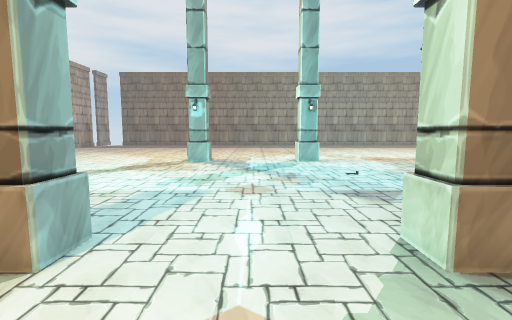
[1] (above)

19 first-person views from a walk through a scene from a Unity 3-D project. The camera is 1.5 m above the floor, tilts 6° down and sees 85° across. The floor is counted in squares, 1 m on a side. Each view is taken from the middle of a square. On the plan, view 1 faces up. The plan holds only what a view shows up to about 14 squares ahead; the rest is blank. The place goes on beyond the plan. The player is left out. Some animated figures are left out.

[2]
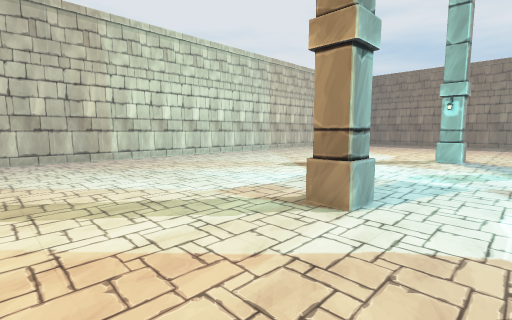

[3]
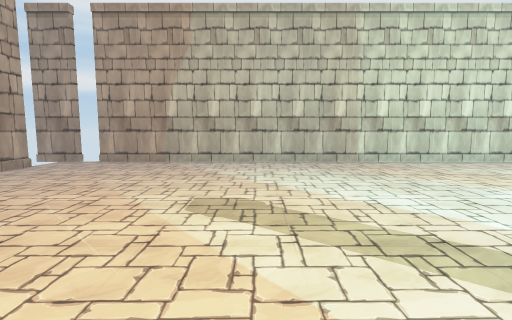

[4]
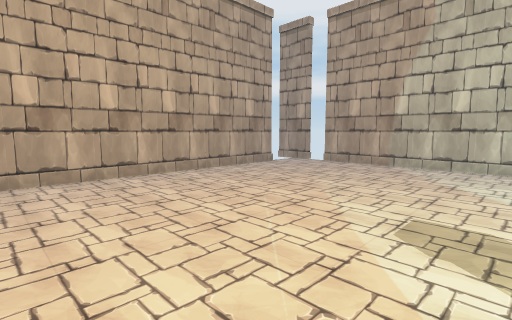

[5]
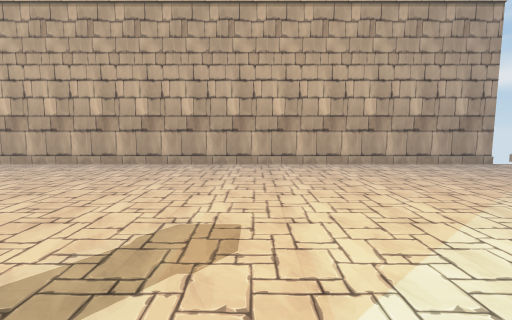

[6]
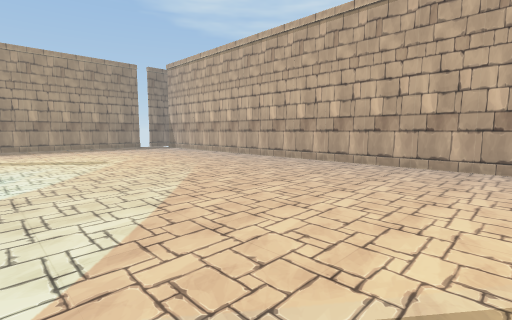

[7]
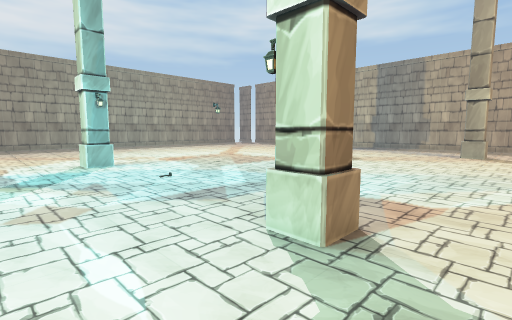

[8]
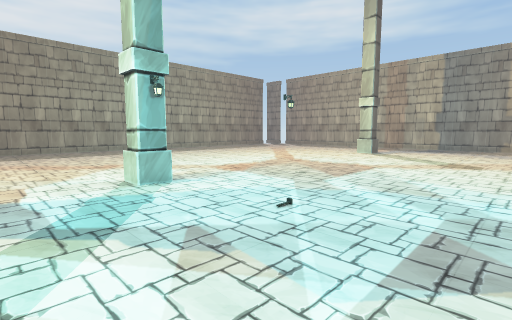

[9]
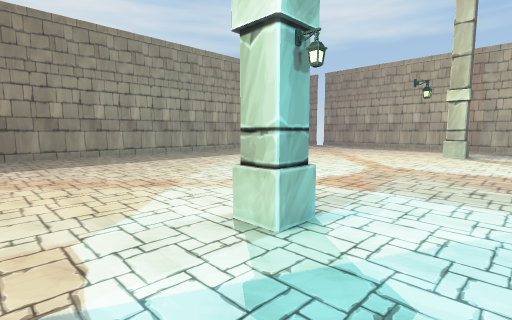

[10]
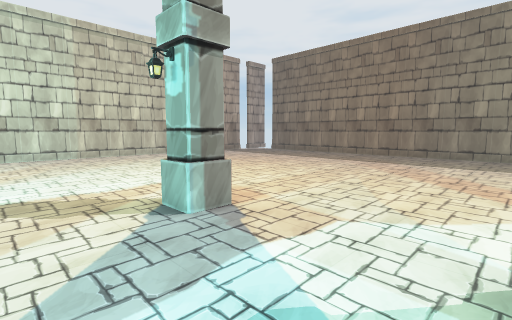

[11]
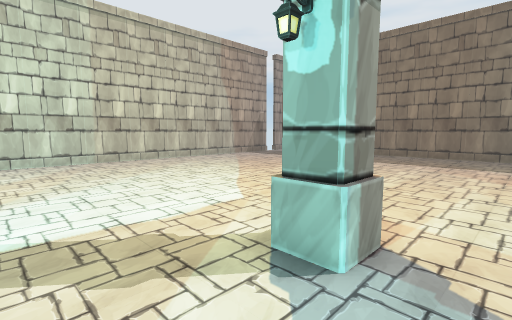

[12]
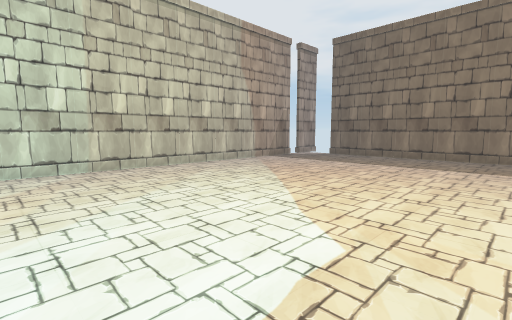

[13]
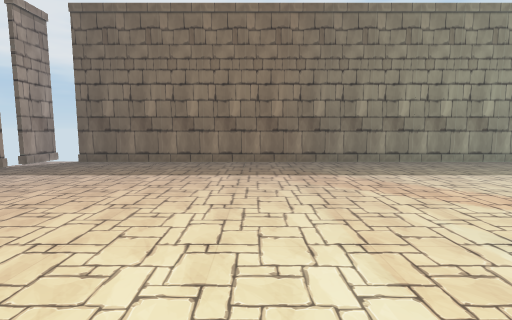

[14]
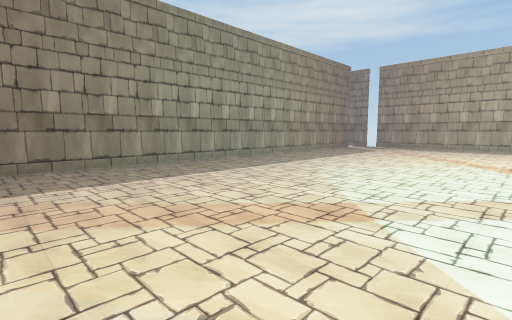

[15]
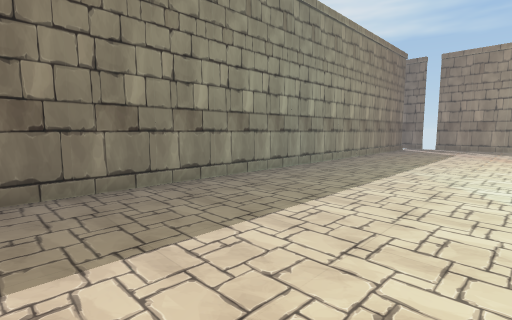

[16]
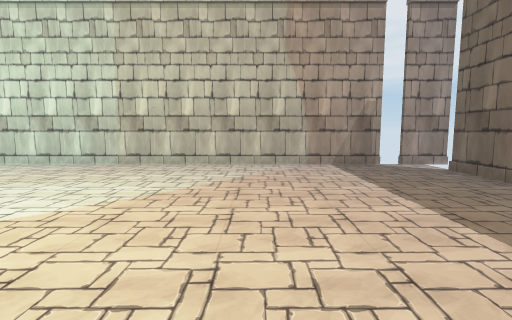

[17]
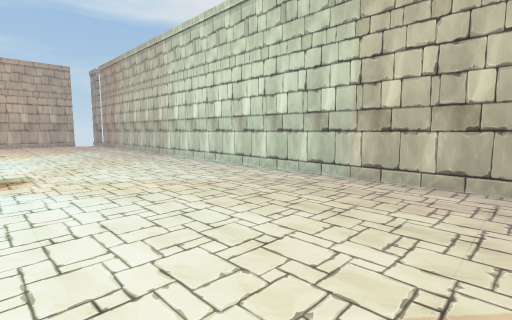

[18]
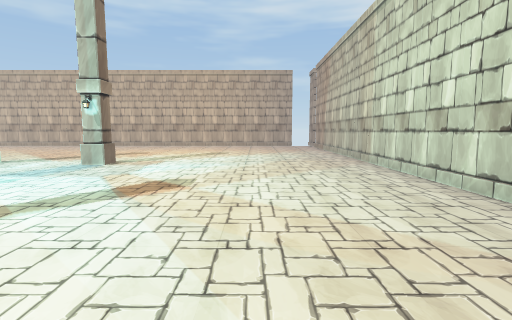

[19]
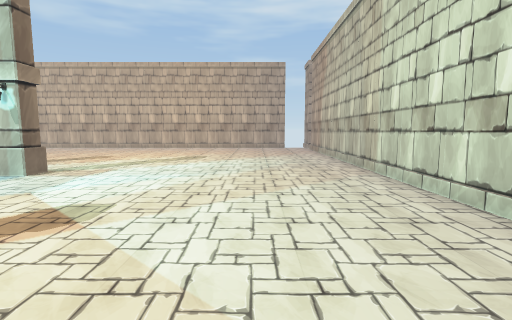

### Floor plan
Points are (right, up) in squares from view 1. A wall is a line through its corners. A room is listed if a view was taken in it or the views show most of it. See-through windows are left out.
Room 1 (views 1, 2, 3, 4, 5, 6, 7, 8, 9, 10, 11, 12, 13, 14, 15, 16, 17, 18, 19)
walls: (3.1, 13.6) (2, 13.6) (2, 14.6); (-2.4, 3.9) (-2.4, 2.8) (-3.4, 2.8) (-3.4, 3.9) (-2.4, 3.9); (-2.4, 14.6) (-2.4, 13.6) (-3.4, 13.6); (3.1, 2.8) (2, 2.8) (2, 3.9); (11.6, 28.4) (-13.5, 28.4); (-15.4, 26.6) (-15.4, -9.5); (-13.6, -11.4) (8.4, -11.4); (-15.4, -10.4) (-15.4, -12.5); (-15.4, 29.5) (-15.4, 27.5)

Where each view was taken, in squares from view 1:
view 1: 0 up, 0 right, facing up
view 2: 2 down, 0 right, facing up-left
view 3: 2 down, 2 left, facing left
view 4: 2 down, 3 left, facing down-left
view 5: 1 up, 3 left, facing down
view 6: 1 up, 1 left, facing down-right
view 7: 1 up, 1 left, facing up-right
view 8: 6 up, 1 left, facing up-right
view 9: 11 up, 1 left, facing up-right
view 10: 11 up, 2 right, facing up-left
view 11: 11 up, 1 left, facing up-left
view 12: 12 up, 4 left, facing up-left
view 13: 15 up, 5 left, facing up
view 14: 16 up, 2 left, facing up-right
view 15: 21 up, 1 left, facing up-right
view 16: 21 up, 3 left, facing left
view 17: 19 up, 7 left, facing down-left
view 18: 16 up, 10 left, facing down
view 19: 13 up, 11 left, facing down
